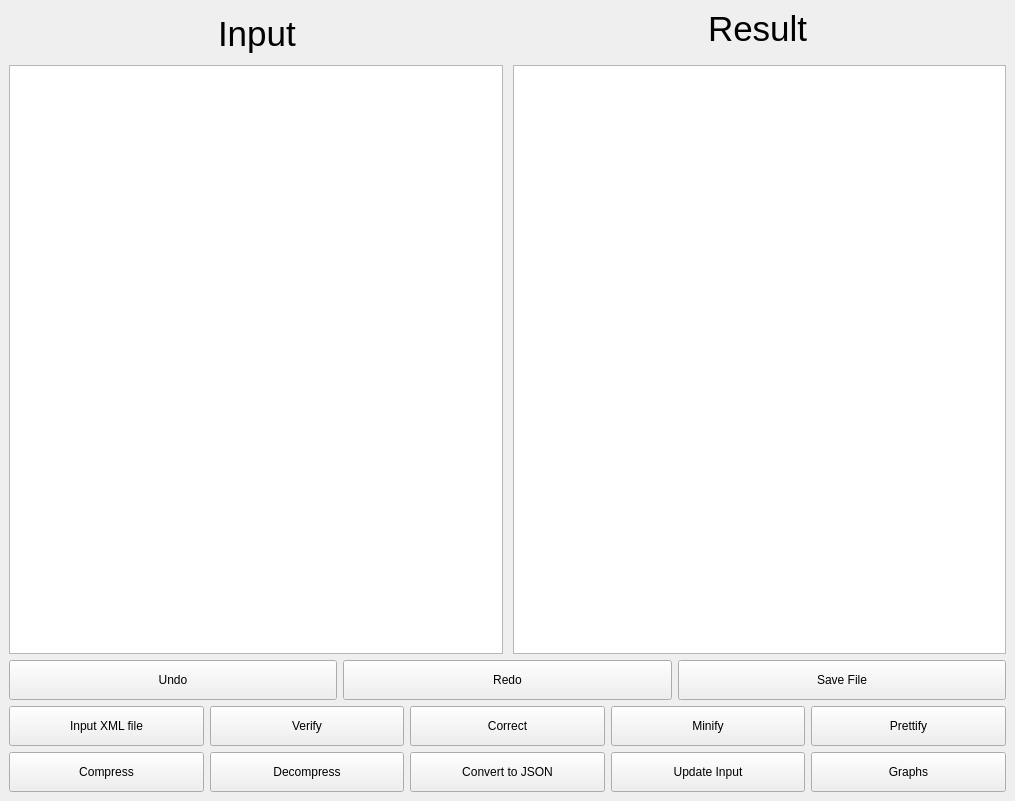
<?xml version="1.0" encoding="UTF-8"?>
<ui version="4.0">
 <class>MainWindow</class>
 <widget class="QMainWindow" name="MainWindow">
  <property name="enabled">
   <bool>true</bool>
  </property>
  <property name="geometry">
   <rect>
    <x>0</x>
    <y>0</y>
    <width>1015</width>
    <height>801</height>
   </rect>
  </property>
  <property name="minimumSize">
   <size>
    <width>800</width>
    <height>800</height>
   </size>
  </property>
  <property name="windowTitle">
   <string> XML Parser</string>
  </property>
  <widget class="QWidget" name="centralwidget">
   <layout class="QGridLayout" name="gridLayout_6">
    <item row="0" column="0">
     <layout class="QGridLayout" name="gridLayout_3">
      <item row="0" column="0">
       <layout class="QGridLayout" name="gridLayout_2">
        <property name="sizeConstraint">
         <enum>QLayout::SetDefaultConstraint</enum>
        </property>
        <property name="verticalSpacing">
         <number>5</number>
        </property>
        <item row="0" column="0" alignment="Qt::AlignHCenter|Qt::AlignTop">
         <widget class="QLabel" name="label">
          <property name="minimumSize">
           <size>
            <width>0</width>
            <height>50</height>
           </size>
          </property>
          <property name="maximumSize">
           <size>
            <width>200</width>
            <height>16777215</height>
           </size>
          </property>
          <property name="text">
           <string>&lt;html&gt;&lt;head/&gt;&lt;body&gt;&lt;p&gt;&lt;span style=&quot; font-size:26pt;&quot;&gt;Input&lt;/span&gt;&lt;/p&gt;&lt;/body&gt;&lt;/html&gt;</string>
          </property>
         </widget>
        </item>
        <item row="0" column="1" alignment="Qt::AlignHCenter|Qt::AlignTop">
         <widget class="QLabel" name="label_2">
          <property name="minimumSize">
           <size>
            <width>0</width>
            <height>40</height>
           </size>
          </property>
          <property name="maximumSize">
           <size>
            <width>200</width>
            <height>16777215</height>
           </size>
          </property>
          <property name="text">
           <string>&lt;html&gt;&lt;head/&gt;&lt;body&gt;&lt;p&gt;&lt;span style=&quot; font-size:26pt;&quot;&gt;Result&lt;/span&gt;&lt;/p&gt;&lt;/body&gt;&lt;/html&gt;</string>
          </property>
         </widget>
        </item>
       </layout>
      </item>
      <item row="1" column="0">
       <layout class="QGridLayout" name="gridLayout" columnminimumwidth="0,0">
        <property name="horizontalSpacing">
         <number>10</number>
        </property>
        <item row="0" column="0">
         <widget class="QTextEdit" name="InputText">
          <property name="minimumSize">
           <size>
            <width>400</width>
            <height>520</height>
           </size>
          </property>
          <property name="maximumSize">
           <size>
            <width>16777215</width>
            <height>16777215</height>
           </size>
          </property>
          <property name="font">
           <font>
            <pointsize>20</pointsize>
           </font>
          </property>
         </widget>
        </item>
        <item row="0" column="1">
         <widget class="QTextEdit" name="Result">
          <property name="minimumSize">
           <size>
            <width>400</width>
            <height>520</height>
           </size>
          </property>
          <property name="maximumSize">
           <size>
            <width>16777215</width>
            <height>16777215</height>
           </size>
          </property>
          <property name="font">
           <font>
            <pointsize>20</pointsize>
           </font>
          </property>
          <property name="autoFillBackground">
           <bool>false</bool>
          </property>
          <property name="readOnly">
           <bool>true</bool>
          </property>
         </widget>
        </item>
       </layout>
      </item>
     </layout>
    </item>
    <item row="1" column="0">
     <layout class="QGridLayout" name="gridLayout_5">
      <item row="0" column="1">
       <widget class="QPushButton" name="Redo">
        <property name="minimumSize">
         <size>
          <width>160</width>
          <height>40</height>
         </size>
        </property>
        <property name="maximumSize">
         <size>
          <width>16777215</width>
          <height>16777215</height>
         </size>
        </property>
        <property name="text">
         <string>Redo</string>
        </property>
       </widget>
      </item>
      <item row="0" column="2">
       <widget class="QPushButton" name="Savefile">
        <property name="minimumSize">
         <size>
          <width>160</width>
          <height>40</height>
         </size>
        </property>
        <property name="maximumSize">
         <size>
          <width>16777215</width>
          <height>16777215</height>
         </size>
        </property>
        <property name="text">
         <string>Save File</string>
        </property>
       </widget>
      </item>
      <item row="0" column="0">
       <widget class="QPushButton" name="Undo">
        <property name="minimumSize">
         <size>
          <width>160</width>
          <height>40</height>
         </size>
        </property>
        <property name="maximumSize">
         <size>
          <width>16777215</width>
          <height>16777215</height>
         </size>
        </property>
        <property name="text">
         <string>Undo</string>
        </property>
       </widget>
      </item>
     </layout>
    </item>
    <item row="2" column="0">
     <layout class="QGridLayout" name="gridLayout_4">
      <item row="0" column="0">
       <widget class="QPushButton" name="InputFile">
        <property name="minimumSize">
         <size>
          <width>160</width>
          <height>40</height>
         </size>
        </property>
        <property name="text">
         <string>Input XML file</string>
        </property>
       </widget>
      </item>
      <item row="0" column="1">
       <widget class="QPushButton" name="Verify">
        <property name="minimumSize">
         <size>
          <width>160</width>
          <height>40</height>
         </size>
        </property>
        <property name="text">
         <string>Verify</string>
        </property>
       </widget>
      </item>
      <item row="0" column="2">
       <widget class="QPushButton" name="CorrectFile">
        <property name="minimumSize">
         <size>
          <width>160</width>
          <height>40</height>
         </size>
        </property>
        <property name="text">
         <string>Correct</string>
        </property>
       </widget>
      </item>
      <item row="0" column="3">
       <widget class="QPushButton" name="minify">
        <property name="minimumSize">
         <size>
          <width>160</width>
          <height>40</height>
         </size>
        </property>
        <property name="text">
         <string>Minify</string>
        </property>
       </widget>
      </item>
      <item row="0" column="4">
       <widget class="QPushButton" name="Prettify">
        <property name="minimumSize">
         <size>
          <width>160</width>
          <height>40</height>
         </size>
        </property>
        <property name="maximumSize">
         <size>
          <width>16777215</width>
          <height>16777215</height>
         </size>
        </property>
        <property name="text">
         <string>Prettify</string>
        </property>
       </widget>
      </item>
      <item row="1" column="0">
       <widget class="QPushButton" name="Compress">
        <property name="minimumSize">
         <size>
          <width>160</width>
          <height>40</height>
         </size>
        </property>
        <property name="text">
         <string>Compress</string>
        </property>
       </widget>
      </item>
      <item row="1" column="1">
       <widget class="QPushButton" name="Decompress">
        <property name="minimumSize">
         <size>
          <width>160</width>
          <height>40</height>
         </size>
        </property>
        <property name="text">
         <string>Decompress</string>
        </property>
       </widget>
      </item>
      <item row="1" column="2">
       <widget class="QPushButton" name="toJson">
        <property name="minimumSize">
         <size>
          <width>160</width>
          <height>40</height>
         </size>
        </property>
        <property name="text">
         <string>Convert to JSON</string>
        </property>
       </widget>
      </item>
      <item row="1" column="3">
       <widget class="QPushButton" name="updatechanges">
        <property name="minimumSize">
         <size>
          <width>160</width>
          <height>40</height>
         </size>
        </property>
        <property name="text">
         <string>Update Input</string>
        </property>
       </widget>
      </item>
      <item row="1" column="4">
       <widget class="QPushButton" name="Graphs">
        <property name="minimumSize">
         <size>
          <width>160</width>
          <height>40</height>
         </size>
        </property>
        <property name="text">
         <string>Graphs</string>
        </property>
       </widget>
      </item>
     </layout>
    </item>
   </layout>
  </widget>
 </widget>
 <tabstops>
  <tabstop>InputText</tabstop>
  <tabstop>Result</tabstop>
 </tabstops>
 <resources/>
 <connections/>
</ui>
